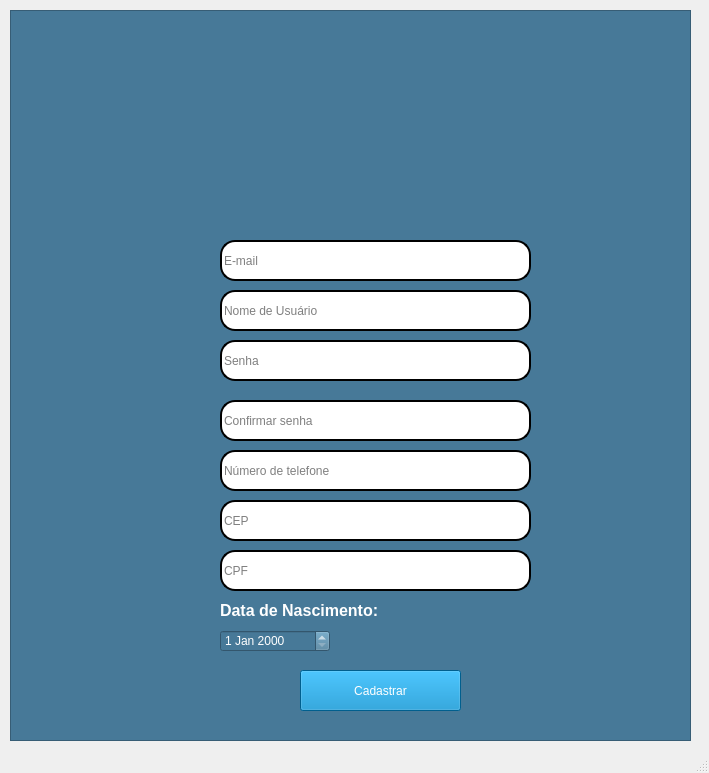
<?xml version="1.0" encoding="UTF-8"?>
<ui version="4.0">
 <class>MainWindow</class>
 <widget class="QMainWindow" name="MainWindow">
  <property name="geometry">
   <rect>
    <x>0</x>
    <y>0</y>
    <width>709</width>
    <height>773</height>
   </rect>
  </property>
  <property name="windowTitle">
   <string>MainWindow</string>
  </property>
  <widget class="QWidget" name="centralwidget">
   <widget class="QFrame" name="Aprensentao">
    <property name="geometry">
     <rect>
      <x>10</x>
      <y>10</y>
      <width>681</width>
      <height>731</height>
     </rect>
    </property>
    <property name="styleSheet">
     <string notr="true">background-color: rgb(71, 121, 152);</string>
    </property>
    <property name="frameShape">
     <enum>QFrame::StyledPanel</enum>
    </property>
    <property name="frameShadow">
     <enum>QFrame::Raised</enum>
    </property>
    <widget class="QLabel" name="label">
     <property name="geometry">
      <rect>
       <x>210</x>
       <y>590</y>
       <width>171</width>
       <height>21</height>
      </rect>
     </property>
     <property name="styleSheet">
      <string notr="true"/>
     </property>
     <property name="text">
      <string>&lt;html&gt;&lt;head/&gt;&lt;body&gt;&lt;p&gt;&lt;span style=&quot; font-size:12pt; font-weight:600; color:#ffffff;&quot;&gt;Data de Nascimento:&lt;/span&gt;&lt;/p&gt;&lt;/body&gt;&lt;/html&gt;</string>
     </property>
    </widget>
    <widget class="QDateEdit" name="dateEdit">
     <property name="geometry">
      <rect>
       <x>210</x>
       <y>620</y>
       <width>110</width>
       <height>22</height>
      </rect>
     </property>
     <property name="styleSheet">
      <string notr="true">color: rgb(255, 255, 255);
</string>
     </property>
    </widget>
    <widget class="QLabel" name="label_5">
     <property name="geometry">
      <rect>
       <x>260</x>
       <y>60</y>
       <width>171</width>
       <height>141</height>
      </rect>
     </property>
     <property name="text">
      <string/>
     </property>
     <property name="pixmap">
      <pixmap>Osprey-removebg-preview.png</pixmap>
     </property>
     <property name="scaledContents">
      <bool>true</bool>
     </property>
    </widget>
    <widget class="QPushButton" name="pushButton">
     <property name="geometry">
      <rect>
       <x>290</x>
       <y>660</y>
       <width>161</width>
       <height>41</height>
      </rect>
     </property>
     <property name="styleSheet">
      <string notr="true">background-color: rgb(0, 133, 199);
font: 14pt &quot;MS Shell Dlg 2&quot;;
color: rgb(255, 255, 255);


</string>
     </property>
     <property name="text">
      <string>Cadastrar</string>
     </property>
    </widget>
    <widget class="QLineEdit" name="lineEdit">
     <property name="geometry">
      <rect>
       <x>210</x>
       <y>230</y>
       <width>311</width>
       <height>41</height>
      </rect>
     </property>
     <property name="styleSheet">
      <string notr="true">background-color: rgb(255, 255, 255);
font: 11pt &quot;MS Shell Dlg 2&quot;;
border-style: outset;
border-width: 2px;
border-radius: 15px;</string>
     </property>
     <property name="placeholderText">
      <string>E-mail</string>
     </property>
    </widget>
    <widget class="QLineEdit" name="lineEdit_2">
     <property name="geometry">
      <rect>
       <x>210</x>
       <y>280</y>
       <width>311</width>
       <height>41</height>
      </rect>
     </property>
     <property name="styleSheet">
      <string notr="true">background-color: rgb(255, 255, 255);
font: 11pt &quot;MS Shell Dlg 2&quot;;
border-style: outset;
border-width: 2px;
border-radius: 15px;</string>
     </property>
     <property name="placeholderText">
      <string>Nome de Usuário</string>
     </property>
    </widget>
    <widget class="QLineEdit" name="lineEdit_3">
     <property name="geometry">
      <rect>
       <x>210</x>
       <y>330</y>
       <width>311</width>
       <height>41</height>
      </rect>
     </property>
     <property name="styleSheet">
      <string notr="true">background-color: rgb(255, 255, 255);
font: 11pt &quot;MS Shell Dlg 2&quot;;
border-style: outset;
border-width: 2px;
border-radius: 15px;</string>
     </property>
     <property name="echoMode">
      <enum>QLineEdit::PasswordEchoOnEdit</enum>
     </property>
     <property name="placeholderText">
      <string>Senha</string>
     </property>
    </widget>
    <widget class="QLineEdit" name="lineEdit_4">
     <property name="geometry">
      <rect>
       <x>210</x>
       <y>390</y>
       <width>311</width>
       <height>41</height>
      </rect>
     </property>
     <property name="styleSheet">
      <string notr="true">background-color: rgb(255, 255, 255);
font: 11pt &quot;MS Shell Dlg 2&quot;;
border-style: outset;
border-width: 2px;
border-radius: 15px;</string>
     </property>
     <property name="echoMode">
      <enum>QLineEdit::PasswordEchoOnEdit</enum>
     </property>
     <property name="placeholderText">
      <string>Confirmar senha</string>
     </property>
    </widget>
    <widget class="QLineEdit" name="lineEdit_5">
     <property name="geometry">
      <rect>
       <x>210</x>
       <y>440</y>
       <width>311</width>
       <height>41</height>
      </rect>
     </property>
     <property name="styleSheet">
      <string notr="true">background-color: rgb(255, 255, 255);
font: 11pt &quot;MS Shell Dlg 2&quot;;
border-style: outset;
border-width: 2px;
border-radius: 15px;</string>
     </property>
     <property name="echoMode">
      <enum>QLineEdit::Normal</enum>
     </property>
     <property name="placeholderText">
      <string>Número de telefone</string>
     </property>
    </widget>
    <widget class="QLineEdit" name="lineEdit_6">
     <property name="geometry">
      <rect>
       <x>210</x>
       <y>490</y>
       <width>311</width>
       <height>41</height>
      </rect>
     </property>
     <property name="styleSheet">
      <string notr="true">background-color: rgb(255, 255, 255);
font: 11pt &quot;MS Shell Dlg 2&quot;;
border-style: outset;
border-width: 2px;
border-radius: 15px;</string>
     </property>
     <property name="echoMode">
      <enum>QLineEdit::Normal</enum>
     </property>
     <property name="placeholderText">
      <string>CEP</string>
     </property>
    </widget>
    <widget class="QLineEdit" name="lineEdit_7">
     <property name="geometry">
      <rect>
       <x>210</x>
       <y>540</y>
       <width>311</width>
       <height>41</height>
      </rect>
     </property>
     <property name="styleSheet">
      <string notr="true">background-color: rgb(255, 255, 255);
font: 11pt &quot;MS Shell Dlg 2&quot;;
border-style: outset;
border-width: 2px;
border-radius: 15px;</string>
     </property>
     <property name="echoMode">
      <enum>QLineEdit::Normal</enum>
     </property>
     <property name="placeholderText">
      <string>CPF</string>
     </property>
    </widget>
   </widget>
  </widget>
  <widget class="QMenuBar" name="menubar">
   <property name="geometry">
    <rect>
     <x>0</x>
     <y>0</y>
     <width>709</width>
     <height>21</height>
    </rect>
   </property>
  </widget>
  <widget class="QStatusBar" name="statusbar"/>
 </widget>
 <resources/>
 <connections/>
</ui>
